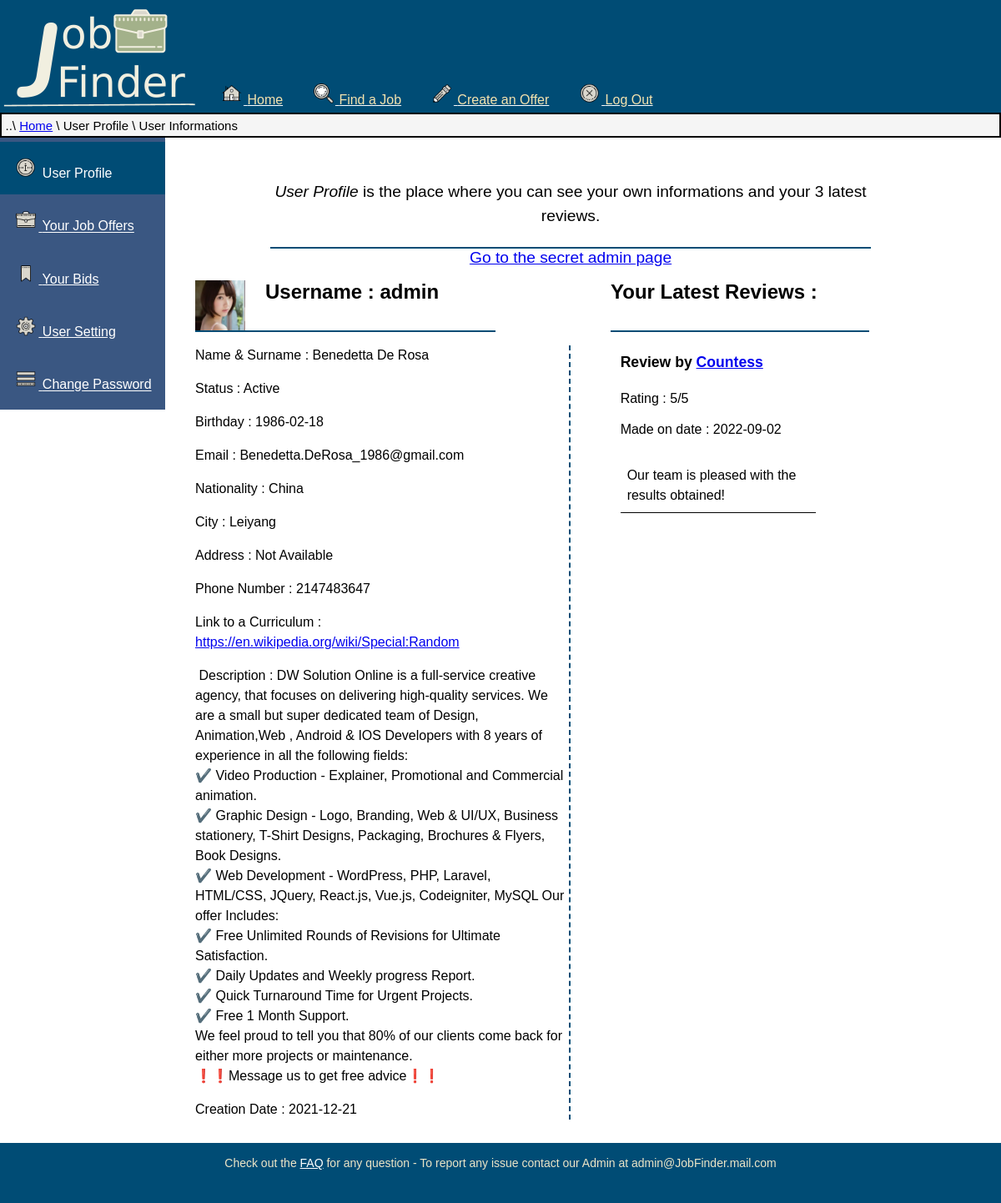
/PHP/User.php (signed in), run on the app's committed database.
### tables this page shows
CREATE TABLE `users` (
  `Code_user` int(10) UNSIGNED NOT NULL,
  `Status` enum('Active','Inactive','Banned') NOT NULL,
  `Name` varchar(64) NOT NULL,
  `Surname` varchar(64) NOT NULL,
  `Nickname` varchar(48) NOT NULL,
  `Birth` date NOT NULL,
  `Email` varchar(48) NOT NULL,
  `Nationality` varchar(56) NOT NULL,
  `City` varchar(45) NOT NULL,
  `Address` varchar(75) DEFAULT NULL,
  `Phone` int(11) DEFAULT NULL,
  `Picture` varchar(64) NOT NULL,
  `Curriculum` varchar(128) DEFAULT NULL,
  `Description` varchar(4096) NOT NULL,
  `Creation` date NOT NULL DEFAULT current_timestamp()
);

CREATE TABLE `reviews` (
  `Code_user` int(10) UNSIGNED NOT NULL,
  `Code_job` int(10) UNSIGNED NOT NULL,
  `Stars` int(1) UNSIGNED NOT NULL,
  `Comments` varchar(250) NOT NULL,
  `Date` date NOT NULL DEFAULT current_timestamp()
);

### PHP/DBAccess.php (called while the page is built, shortened)
<?php
class DBAccess {
	private $connection;
	public function openDBConnection(){
		$this->connection = mysqli_connect(DBAccess::HOST_DB, DBAccess::USERNAME, DBAccess::PASSWORD, DBAccess::DBNAME);
		if(!$this->connection){
			echo("connessione al DB fallita: ".mysqli_connect_errno());
			return false;
		}
		else
			return true;
	}
  public function getUser($id) {
    if(isset($id)) {
		$queryCall=mysqli_prepare($this->connection, 'SELECT * FROM users WHERE Code_user = ? LIMIT 1;');
		mysqli_stmt_bind_param($queryCall,'i',$id);
		mysqli_stmt_execute($queryCall);
		$queryResult = mysqli_stmt_get_result($queryCall);
		if(mysqli_num_rows($queryResult) == 0)
			return null;
		else
			return mysqli_fetch_assoc($queryResult);
} else
		return null;
  }
  public function getUserReviewList($id,$number) {
    if(isset($id)) {
		$queryCall=mysqli_prepare($this->connection, 'SELECT P.Code_user AS JobGiver, R.Stars , R.Comments, R.Date
			FROM reviews AS R LEFT JOIN past_jobs AS P ON R.Code_job = P.Code_job WHERE R.Code_user = ?  ORDER BY R.Date DESC LIMIT ?;');
		mysqli_stmt_bind_param($queryCall,'ii',$id,$number);
		mysqli_stmt_execute($queryCall);
		$queryResult = mysqli_stmt_get_result($queryCall);
		if(mysqli_num_rows($queryResult) == 0)
			return null;
		else {
			$result=array();
			while ($tmp=mysqli_fetch_assoc($queryResult))
				array_push($result, $tmp);
			return $result;
		}
    } else
		return null;
  }
}
?>

### PHP/User.php (the view, shortened to what this page needs)
<?php
  require_once 'DBAccess.php';
  if(isset($_SESSION['user_Username'])) {
    $url = '..'. DIRECTORY_SEPARATOR .'HTML'. DIRECTORY_SEPARATOR .'UserProfile.html';
    $HTML = file_get_contents($url);
    $HTML = str_replace("{{ SubPage }}","User Informations",$HTML);
    $HTML = str_replace('<li><a href="../PHP/User.php"><img src="../IMG/Icons/info.png" class="icons" alt=""><span class="sidebarText"> User Profile</span></a></li>',
      '<li class="selected">
      <img src="../IMG/Icons/info.png" class="icons" alt=""><span class="sidebarText"> User Profile</span>
      </li>',$HTML);
    $content='<div id="content"><div id="intro">
      <p><em>User Profile</em> is the place where you can see your own informations and your 3 latest reviews.</p>
    </div>';
    $adminActions = '';
    if(isset($_SESSION['Admin']) && $_SESSION['Admin']==1)
      $adminActions .= '<a id="AdminArea" href="AdminHistory.php">Go to the secret admin page</a>';
    else
      $adminActions .= '';
    $content.=$adminActions;
    $DBAccess = new DBAccess();
    $Result = $DBAccess->getUser($_SESSION['user_ID']) ;
    if($Result) {
      $urlElement =  '..'. DIRECTORY_SEPARATOR .'HTML'. DIRECTORY_SEPARATOR .'Elements'. DIRECTORY_SEPARATOR .'User.html';
      $content .= file_get_contents($urlElement);
      $content = str_replace("{{Nickname}}",trim($Result["Nickname"]),$content);
      $content = str_replace("{{ProfilePic}}",'..'. DIRECTORY_SEPARATOR .'IMG'. DIRECTORY_SEPARATOR .'UsrPrfl'. DIRECTORY_SEPARATOR . trim($Result["Picture"]),$content);
      $content = str_replace("{{Name}}",trim($Result["Name"]),$content);
      $content = str_replace("{{Surname}}",trim($Result["Surname"]),$content);
      $content = str_replace("{{Status}}",trim($Result["Status"]),$content);
      $content = str_replace("{{Birth}}",trim($Result["Birth"]),$content);
      $content = str_replace("{{Email}}",trim($Result["Email"]),$content);
      $content = str_replace("{{Nationality}}",trim($Result["Nationality"]),$content);
      $content = str_replace("{{City}}",trim($Result["City"]),$content);
      $content = str_replace("{{Address}}",($Result["Address"] ? trim($Result["Address"]) : 'Not Available'),$content);
      $content = str_replace("{{Phone}}",($Result["Phone"] ? trim($Result["Phone"]) : 'Not Available'),$content);
      if($Result["Curriculum"])
        $content = str_replace("{{Curriculum}}",'<a href="'.trim($Result["Curriculum"]).'">'.trim($Result["Curriculum"]).'</a>',$content);
      else
        $content = str_replace("{{Curriculum}}","Not Available",$content);
      $content = str_replace("{{Description}}",trim($Result["Description"]),$content);
      $content = str_replace("{{Creation}}",trim($Result["Creation"]),$content);
      $Review = $DBAccess->getUserReviewList($_SESSION['user_ID'],3);
      if($Review) {
        $content .= '<div id="feedbacks"><div class="headchapter"><h1 class="chapter"> Your Latest Reviews : </h1></div>';
        foreach($Review as $R)
        {
          $User = $DBAccess->getUser(trim($R["JobGiver"]));
          $content .= '<div class="review">
            <h2 class="reviewTitle">Review by <a href="ViewUser.php?Code_User='.$User["Code_user"].'">'.$User["Nickname"].'</a></h2>
            <p class="star">Rating : '.trim($R["Stars"]) .'/5</p>
            <p class="date">Made on date : '.trim($R["Date"]).' </p>
            <p class="comment">' .trim($R["Comments"]) .' </p>
            </div>';
        }
        $content .= '</div></div>';
      }
      else
        $content .= '<div id="feedbacks"><h1 class="noReviews">You have no reviews.</h1></div></div>';
    }
    else
      $content .= '<div><p>There is no content to be shown. </p></div>';
	$HTML = str_replace('<div id="content"></div>',$content,$HTML);
	$HTML = str_replace('</javascript>','',$HTML);
	echo $HTML;
  }
  else{
    $_SESSION['redirect']=$_SERVER['REQUEST_URI'];
		header("Location:Login.php");
  }
  exit();
  ?>

### CSS/StyleSheet.css (style rules this page uses)
:root { --background: #ECE5C7; --linksOnBlue: #F4E3AE; --links: #0000EE; --visitedLinks: #800080; --color: #004C75; --subcolor: #3A5782; --content: #fff; --black: #000; --darkWhite: #d1d9e6; --shadow: #999; --correct: #44c244; --correctBackground: #35AA35; --error: #d4110b; --errorBackground: #FD6868; }
html { width: 100%; background-color: var(--background); }
html, body { min-height: 94vh; }
body { background-color: var(--content); font-family:Tahoma, sans-serif; margin:auto; padding-bottom: 3%; max-width: 1200px; overflow-x: hidden; }
main { padding: 1em; margin-bottom: 1em; }
p { line-height: 1.5em; }
a { color: var(--links) }
header { background-color: var(--color); display: flex; align-items: flex-end; }
header img#Logo { width: 20%; }
header ul { margin:auto; list-style-type: none; margin: 0; padding: 0; }
header ul li { display:inline-block; padding: 0.4em; margin-left: 1em; }
header ul li a:link { margin-bottom: 0.2em; color: var(--content); }
header ul li span { color: var(--linksOnBlue); margin-bottom: 0.2em; }
header img.icons { width:1.5em; height:1.5em; padding-right :0.15em; vertical-align: text-bottom; }
nav.breadcrumb { font-size: 0.9375em; padding: 0.3em; background-color:whitesmoke; border-width: 0em; border: solid 2px var(--black); }
footer { position: fixed; bottom: 0; min-height: 5%; width: 100%; text-align:center; background-color: var(--color); max-width: 1200px; margin: auto; z-index:5; }
footer#footer p { display: inline-block; font-size: 0.875em; color: var(--background); }
footer#footer a:link { color: var(--content); }
main#userProfile { width: 75%; display: inline-block; vertical-align: top; }
section#sidebarWithControl { display: inline-block; }
div#sidebar { background-color: var(--subcolor); width: fit-content; }
div#sidebar ul { padding-bottom: 0.3em; padding-top: 0.3em; padding-inline-start: 0px; margin-block-end: 0em; margin-block-start: 0em; }
div#sidebar ul li { list-style-type: none; }
#sidebar a { display: block; padding: 1em; }
#sidebar a:link, #sidebar a:link span { color: var(--content); }
#sidebar span { color: var(--content); }
#sidebar .selected { background-color: var(--color); padding: 1em; }
#sidebar img.icons { width: 1.5em; height: 1.5em; vertical-align: text-bottom; }
a#AdminArea { text-align: center; display: block; font-size: 1.2em; }
div#content { padding: 1em; width: 100%; }
div#content div, div#content table { vertical-align: top; }
div#intro, div#introTags { width: 80%; margin: auto; padding-bottom: 0.2em; border-bottom: 2px solid var(--color); }
div#intro p, div#introTags { text-align: center; font-size: 1.2em; }
div#userinfo, div#feedbacks { display: inline-block; padding-top: 1em; }
div#feedbacks { width: 43%; padding-left: 3em; }
div#userinfo { width: 50%; }
div.headchapter { width: 80%; padding-bottom: 2em; border-bottom: 2px solid var(--color); margin-right: 20%; }
div#userinfo div.chapter { border-right: 2px dashed var(--color); }
h1.chapter { display:inline; font-size: 1.5em; }
div.review { margin: 3%; display: flex; flex-direction: column; }
h2.reviewTitle { font-size: 1.1em; }
main img#icon { width:3.75em; height:3.75em; float:left; padding-right: 1.5em; }
img.icons { width: 1.5em; height: 1.5em; display: inline-block; padding: 0.2em; }
.review .star, .review .date { margin-block-start: 0.4em; margin-block-end: 0.4em; }
.review .comment { width: 60%; padding: 0.5em; border-bottom: 1px solid; }
p#description { white-space: pre-wrap; white-space: break-spaces; }
.hiddenHelp { position: absolute; height: 1px; width: 1px; overflow: hidden; }

### CSS/Print.css (style rules this page uses)
html { width: 100%; margin: 0; float: none; font-size: 1em; }
.hiddenHelp { display: none; }
header, header > img { display: none; }
ul#menu, ul#menu img { display: none; }
nav.breadcrumb { display: none; }
div#sidebar, div#sidebar img { display: none; }
footer#footer, footer#footer img { display: none; }
main img#icon { width: 4em; height: 4em; }
h1 { font-size: 1.2em; }
h2 { font-size: 1.1em; }
section#sidebarWithControl { display: none; }

### data on the page
users: Curriculum+Phone+Address "Username : admin Name & Surname : Benedetta De Rosa Status : Active Birthday : 1986-02-18 Email : Benedetta.DeRosa_1986@gmail.com Nationality : China City : Leiyang Address : Not Available Phone Number : 2147483647 Link to a Curriculum : https://en.wikipedia.org/wiki/Special:Random Description : DW Solution Online is a full-service creative agency, that focuses on delivering high-quality services. We are a small but super dedicated team of Design, Animation,Web , Android & IOS Developers with 8 years of experience in all the following fields: ✔️ Video Production - Explainer, Promotional and Commercial animation. ✔️ Graphic Design - Logo, Branding, Web & UI/UX, Business stationery, T-Shirt…", Curriculum+Phone+Address (picture)
reviews: users.Nickname "Countess", Stars "5", Date "2022-09-02", Comments "Our team is pleased with the results obtained!"
